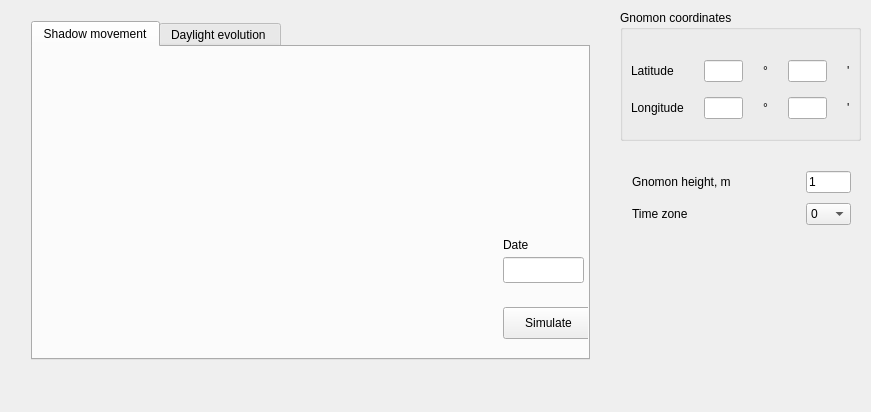
<?xml version="1.0" encoding="UTF-8"?>
<ui version="4.0">
 <class>MainWindow</class>
 <widget class="QMainWindow" name="MainWindow">
  <property name="geometry">
   <rect>
    <x>0</x>
    <y>0</y>
    <width>871</width>
    <height>412</height>
   </rect>
  </property>
  <property name="windowTitle">
   <string>MainWindow</string>
  </property>
  <widget class="QWidget" name="centralWidget">
   <property name="autoFillBackground">
    <bool>false</bool>
   </property>
   <widget class="QWidget" name="verticalLayoutWidget">
    <property name="geometry">
     <rect>
      <x>20</x>
      <y>10</y>
      <width>581</width>
      <height>361</height>
     </rect>
    </property>
    <layout class="QVBoxLayout" name="verticalLayout">
     <item>
      <widget class="QTabWidget" name="tabWidget">
       <property name="currentIndex">
        <number>0</number>
       </property>
       <widget class="QWidget" name="tabShMove">
        <attribute name="title">
         <string>Shadow movement</string>
        </attribute>
        <widget class="QPushButton" name="pushButtonStartSim">
         <property name="geometry">
          <rect>
           <x>470</x>
           <y>260</y>
           <width>91</width>
           <height>32</height>
          </rect>
         </property>
         <property name="text">
          <string>Simulate</string>
         </property>
        </widget>
        <widget class="QLabel" name="label">
         <property name="geometry">
          <rect>
           <x>470</x>
           <y>190</y>
           <width>57</width>
           <height>16</height>
          </rect>
         </property>
         <property name="text">
          <string>Date</string>
         </property>
        </widget>
        <widget class="QLineEdit" name="lineEdit">
         <property name="geometry">
          <rect>
           <x>470</x>
           <y>210</y>
           <width>81</width>
           <height>26</height>
          </rect>
         </property>
        </widget>
       </widget>
       <widget class="QWidget" name="tabDayEvol">
        <attribute name="title">
         <string>Daylight evolution </string>
        </attribute>
        <widget class="QWidget" name="widgetDatEvolCond" native="true">
         <property name="geometry">
          <rect>
           <x>10</x>
           <y>270</y>
           <width>431</width>
           <height>41</height>
          </rect>
         </property>
         <widget class="QWidget" name="horizontalLayoutWidget">
          <property name="geometry">
           <rect>
            <x>-1</x>
            <y>0</y>
            <width>431</width>
            <height>41</height>
           </rect>
          </property>
          <layout class="QHBoxLayout" name="horizontalLayout">
           <item>
            <widget class="QCheckBox" name="checkBoxSumTime">
             <property name="text">
              <string>Summer time</string>
             </property>
            </widget>
           </item>
           <item>
            <widget class="QCheckBox" name="checkBoxRestrCond">
             <property name="text">
              <string>Day between 8:00 and 20:00</string>
             </property>
            </widget>
           </item>
           <item>
            <widget class="QCheckBox" name="checkBoxTimeChange">
             <property name="text">
              <string>Change time</string>
             </property>
            </widget>
           </item>
          </layout>
         </widget>
        </widget>
        <widget class="QPushButton" name="pushButtonCalculate">
         <property name="geometry">
          <rect>
           <x>470</x>
           <y>280</y>
           <width>90</width>
           <height>32</height>
          </rect>
         </property>
         <property name="text">
          <string>Calculate</string>
         </property>
        </widget>
       </widget>
      </widget>
     </item>
    </layout>
   </widget>
   <widget class="QWidget" name="formLayoutWidget">
    <property name="geometry">
     <rect>
      <x>621</x>
      <y>160</y>
      <width>241</width>
      <height>80</height>
     </rect>
    </property>
    <layout class="QFormLayout" name="formLayout">
     <property name="horizontalSpacing">
      <number>75</number>
     </property>
     <property name="verticalSpacing">
      <number>10</number>
     </property>
     <item row="0" column="0">
      <widget class="QLabel" name="labelGnomHeight">
       <property name="text">
        <string>Gnomon height, m</string>
       </property>
      </widget>
     </item>
     <item row="1" column="0">
      <widget class="QLabel" name="labelTimeZone">
       <property name="text">
        <string>Time zone</string>
       </property>
      </widget>
     </item>
     <item row="0" column="1">
      <widget class="QLineEdit" name="lineEditHeight">
       <property name="text">
        <string>1</string>
       </property>
      </widget>
     </item>
     <item row="1" column="1">
      <widget class="QComboBox" name="comboBoxZone">
       <item>
        <property name="text">
         <string>0</string>
        </property>
       </item>
       <item>
        <property name="text">
         <string>1</string>
        </property>
       </item>
       <item>
        <property name="text">
         <string>2</string>
        </property>
       </item>
       <item>
        <property name="text">
         <string>3</string>
        </property>
       </item>
       <item>
        <property name="text">
         <string>4</string>
        </property>
       </item>
       <item>
        <property name="text">
         <string>5</string>
        </property>
       </item>
       <item>
        <property name="text">
         <string>6</string>
        </property>
       </item>
       <item>
        <property name="text">
         <string>7</string>
        </property>
       </item>
       <item>
        <property name="text">
         <string>8</string>
        </property>
       </item>
       <item>
        <property name="text">
         <string>9</string>
        </property>
       </item>
       <item>
        <property name="text">
         <string>10</string>
        </property>
       </item>
       <item>
        <property name="text">
         <string>11</string>
        </property>
       </item>
      </widget>
     </item>
    </layout>
   </widget>
   <widget class="QGroupBox" name="groupBoxCoords">
    <property name="geometry">
     <rect>
      <x>620</x>
      <y>10</y>
      <width>241</width>
      <height>131</height>
     </rect>
    </property>
    <property name="title">
     <string>Gnomon coordinates</string>
    </property>
    <widget class="QWidget" name="gridLayoutWidget">
     <property name="geometry">
      <rect>
       <x>0</x>
       <y>30</y>
       <width>241</width>
       <height>101</height>
      </rect>
     </property>
     <layout class="QGridLayout" name="gridLayout">
      <property name="horizontalSpacing">
       <number>20</number>
      </property>
      <item row="1" column="2">
       <widget class="QLabel" name="labelLatGrad_2">
        <property name="text">
         <string>°</string>
        </property>
       </widget>
      </item>
      <item row="1" column="4">
       <widget class="QLabel" name="labelLongSec">
        <property name="text">
         <string>'</string>
        </property>
       </widget>
      </item>
      <item row="0" column="4">
       <widget class="QLabel" name="labelLatSec">
        <property name="text">
         <string>'</string>
        </property>
       </widget>
      </item>
      <item row="0" column="0">
       <widget class="QLabel" name="labelLat">
        <property name="text">
         <string>Latitude</string>
        </property>
       </widget>
      </item>
      <item row="0" column="2">
       <widget class="QLabel" name="labelLatGrad">
        <property name="text">
         <string>°</string>
        </property>
       </widget>
      </item>
      <item row="1" column="3">
       <widget class="QLineEdit" name="lineEditLongSec"/>
      </item>
      <item row="1" column="1">
       <widget class="QLineEdit" name="lineEditLongGrad"/>
      </item>
      <item row="0" column="1">
       <widget class="QLineEdit" name="lineEditLatGrad"/>
      </item>
      <item row="0" column="3">
       <widget class="QLineEdit" name="lineEditLatSec"/>
      </item>
      <item row="1" column="0">
       <widget class="QLabel" name="labelLong">
        <property name="text">
         <string>Longitude</string>
        </property>
       </widget>
      </item>
     </layout>
    </widget>
   </widget>
  </widget>
  <widget class="QMenuBar" name="menuBar">
   <property name="geometry">
    <rect>
     <x>0</x>
     <y>0</y>
     <width>871</width>
     <height>28</height>
    </rect>
   </property>
  </widget>
 </widget>
 <layoutdefault spacing="6" margin="11"/>
 <resources/>
 <connections/>
</ui>
